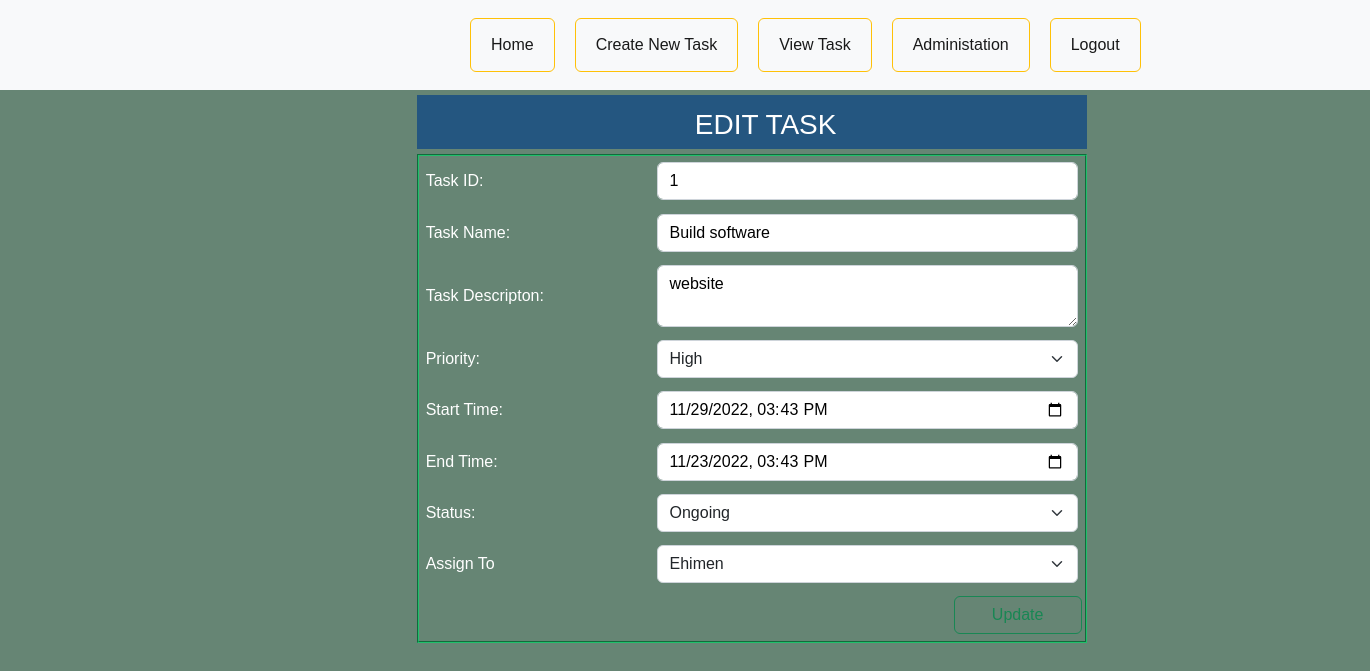
Page /update-task.php?id=1 on the committed database.
### tables this page shows
CREATE TABLE `task_tbl` (
  `id` int(5) NOT NULL,
  `task_description` varchar(255) NOT NULL,
  `task_name` varchar(100) NOT NULL,
  `end_time` datetime NOT NULL,
  `priority` varchar(225) NOT NULL,
  `start_time` datetime NOT NULL,
  `login_id` int(20) NOT NULL DEFAULT 2,
  `status` varchar(11) NOT NULL DEFAULT '0' COMMENT '0=Started, 1=Ongoing, 2=Finished, 3=Canceled',
  `employee_id` int(4) NOT NULL
);

### update-task.php (the view, shortened to what this page needs)
<?php
if(isset($_GET['id'])){
    $task_id = $_GET['id'];
$servername = "localhost";
$username = "root";
$password = "";
$dbname = "task_manager";
$conn = new mysqli($servername, $username, $password, $dbname);
$sql = "SELECT * FROM task_tbl WHERE id = $task_id";
$result = $conn->query($sql);
if ($result->num_rows > 0) {
  while($rows = $result->fetch_assoc()) {
?>
<html>
    <head>
        <link rel="stylesheet" href="css/general_style.css">
        <link href="https://cdn.jsdelivr.net/npm/bootstrap@5.2.2/dist/css/bootstrap.min.css" rel="stylesheet">
    </head>
    <body>
    <?php
      include('sidebar.php');
    ?>
            <div class="container" style="border:none ;">
           <div class="edit-text" style="width:60%;position:relative;left:6.25rem; bottom:45px;">
             <h3 class="edit">EDIT TASK</h3>
           </div>
    <form action="update-task.php" method="POST">
    <div class="whole" style="width: 60%;position:relative;left:100px;top:-3rem;border:2px groove #20bf6b;">
    <table class="tbl-half">
    <tr>
    <td>Task ID: </td>
    <div class="input-group flex-nowrap">
    <td><input type="text" name="task_id" style="color:#000 ;" class="form-control"  aria-describedby="addon-wrapping" value="<?php echo $task_id ?>" required></td>
    </div>
    </tr>
    <tr>
    <td>Task Name: </td>
    <div class="input-group flex-nowrap">
    <td><input type="text" name="task_name" style="color:#000 ;" class="form-control"  aria-describedby="addon-wrapping" value="<?php echo $rows['task_name']; ?>" required></td>
    </div>
    </tr>
    <tr>
    <td>Task Descripton: </td>
    <td>
    <div class="input-group">
    <textarea name="task_description" style="color:#000 ;" class="form-control" required><?php echo $rows['task_description']; ?></textarea>
    </div>
    </td>
    </tr>
    <tr>
      <td>Priority: </td>
        <td>
       <select name="priority"  class="form-select" aria-label="Default select example">
         <option <?php if($rows['priority']=="High"){
         echo "selected ='selected'";
          } ?> value="High" style="color:#000 ;">High</option>
    </select>
    </td>
    </tr>
    <tr>
        <td>Start Time: </td>
        <div class="input-group flex-nowrap">
        <td><input type="datetime-local" name="start_time" style="color:#000 ;" class="form-control" value="<?php echo $rows['start_time']; ?>"></td>
        </div>
    </tr>
    <tr>
        <td>End Time: </td>
        <div class="input-group flex-nowrap">
        <td><input type="datetime-local" name="end_time" style="color:#000 ;" class="form-control" value="<?php echo $rows['end_time']; ?>"></td>
        </div>
    </tr>
    <tr>
		<td>Status: </td>
        <td>
        <select class="form-select" aria-label="Default select example" name="status">
			<option value="1" <?php if($rows['status'] == 1){ ?>selected <?php } ?> style="color:#000 ;">Ongoing</option>
        </select>
        </td>
    </tr>
        <tr>
            <td>Assign To</td>
            <td>
            <?php
             $sql2 = "SELECT employee_id, username FROM tbl_admin WHERE login_id = 2";
            $res2 = mysqli_query($conn, $sql2);
            ?>
            <select  class="form-select" aria-label="Default select example" name="employee_id" <?php if($employee_id = 2)?>>
                <?php while($rows = mysqli_fetch_assoc($res2)){ ?>
                    <option value="<?php echo $rows['employee_id']; ?>" <?php
                        if($rows['employee_id'] == $rows['employee_id']){
                     ?> selected <?php } ?> style="color:#000 ;" ><?php echo $rows['username']; ?></option>
                    <?php } ?>
            </select>
            </td>
        </tr>
    <tr>
       <td><input type="submit" value="Update"  class="btn btn-outline-success" style="width:8rem;position:relative;left:33rem" name="submit"></td>
    </tr>
    </table>
    </div>
    </form>
</div>
</body>
</html>
<?php
  }
} else {
  echo "0 results";
}
}
?>

### sidebar.php (shortened to what this page needs)
<html>
    <head>
        <link rel="stylesheet" href="css/home_style.css">
        <link href="https://cdn.jsdelivr.net/npm/bootstrap@5.2.2/dist/css/bootstrap.min.css" rel="stylesheet">
    </head>
    <body class="body">
<nav class="navbar navbar-expand-lg bg-light">
  <div class="container-fluid">
    <div class="collapse navbar-collapse" id="navbarSupportedContent">
      <ul class="navbar-nav me-auto mb-2 mb-lg-0 nav">
        <button class="btn btn-outline-warning pages">
        <li class="nav-item">
          <a class="nav-link active" aria-current="page" href="home.php">Home</a>
        </li>
        </button>
        <button class="btn btn-outline-warning pages">
        <li class="nav-item">
          <a class="nav-link active" aria-current="page" href="add-task.php">Create New Task</a>
        </li>
        </button>
        <button class="btn btn-outline-warning pages">
        <li class="nav-item">
          <a class="nav-link active" aria-current="page" href="index.php">View Task</a>
        </li>
        </button>
            <button class="btn btn-outline-warning pages">
            <li class="nav-item">
            <a class="nav-link active" aria-current="page" href="administation.php">Administation</a>
            </li>
            </button>
            <button class="btn btn-outline-warning pages">
            <li class="nav-item">
            <a class="nav-link active" aria-current="page" href="logout.php">Logout</a>
            </li>
            </button>
      </ul>
    </div>
  </div>
</nav>
    </body>
</html>

### css/general_style.css (style rules this page uses)
body { background-color: #0C3B4A; }
* { color:#fff; margin: 0px; padding: 0px; font-family: Verdana, Geneva, Tahoma, sans-serif; }
.container { width: 70%; height:92% ; border:2px solid #20bf6b; position: relative; left: 190px; top: 10px; }
.whole { width: 85%; position: relative; left: 73px; top: 10px; }
.edit { position: relative; left: 40%; top: 3px; padding: 10px; }
.edit-text { background-color: #245680; width: 90% ; position: relative; left: 48px; }
h3 { margin: 2% 0px; }
table { width: 100%; border-radius: 3px solid #0C3B4A; }
table tr td { padding: 1%; }
.tbl-half { width: 100%; }
input { width: 104%; margin: 0px; padding: 8px; border-radius: 5px; }
select { width: 105%; margin: 0px; padding: 8px; border-radius: 5px; }
textarea { border-radius: 5px; width: 105%; }

### css/home_style.css (style rules this page uses)
.body { background-color: #03351a9a; }
* { margin: 0px; padding: 0px; font-family: Verdana, Geneva, Tahoma, sans-serif; }
.container { position: relative; top: 50px; }
.navbar { position: fixed; }
.nav { display: flex; position: relative; left: 28rem; }
.pages { margin: 10px; }
input { background: transparent; }

### rows in the picture
task_tbl: task_name "Build software", task_description "website", priority "High", start_time "11/29/2022 15:43", end_time "11/23/2022 15:43", status "Ongoing"

### other values in the picture
form field employee_id "Ehimen"
